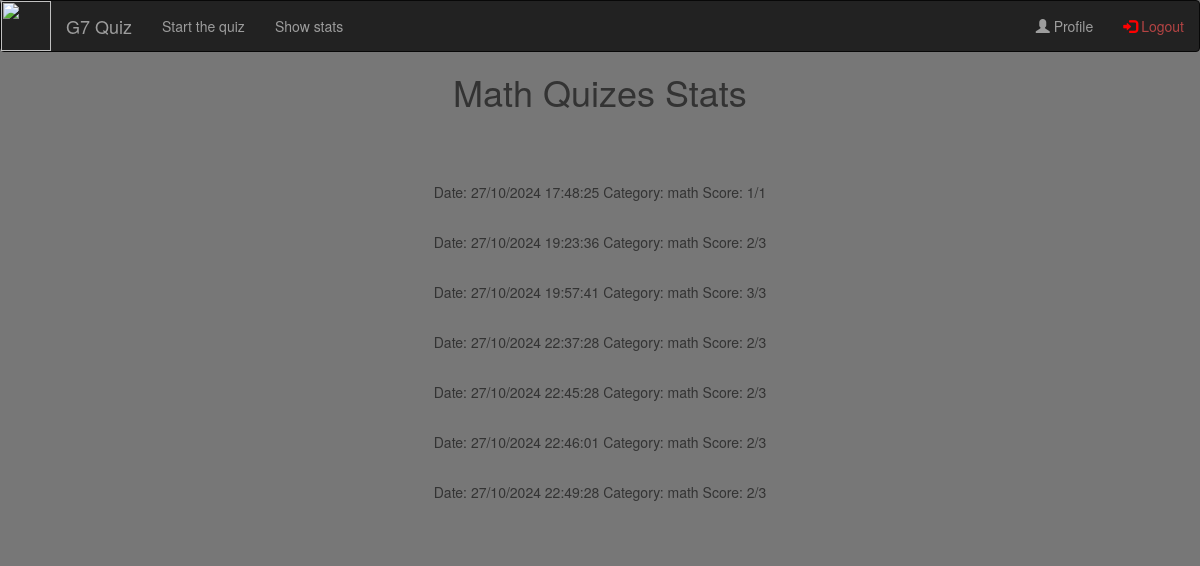
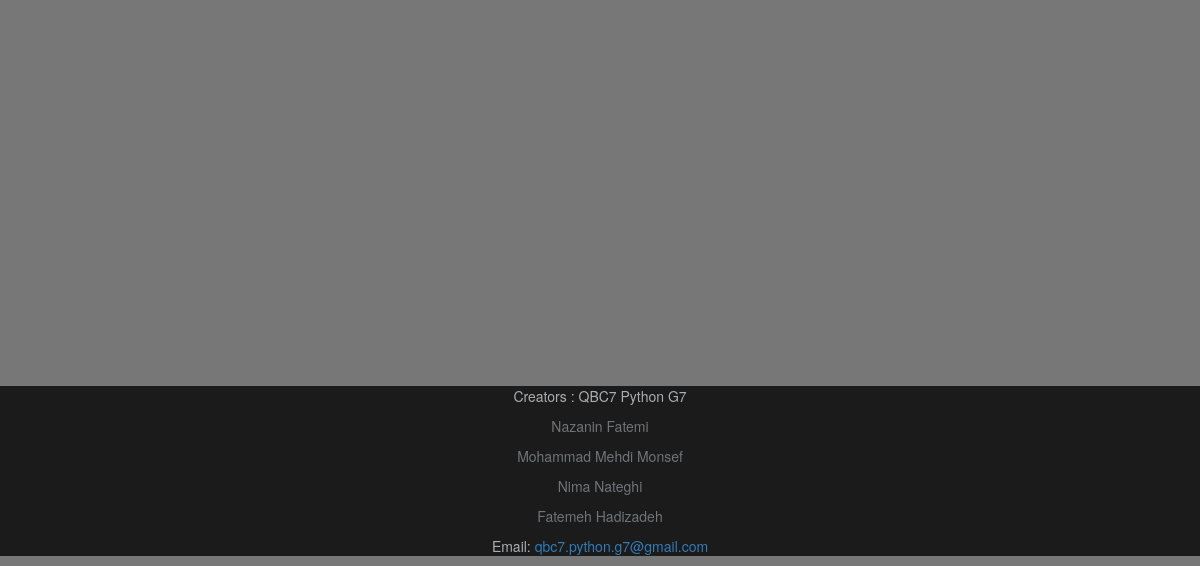
/stats/math (signed in), run on an earlier commit of the app's database (2 pictures, top to bottom).
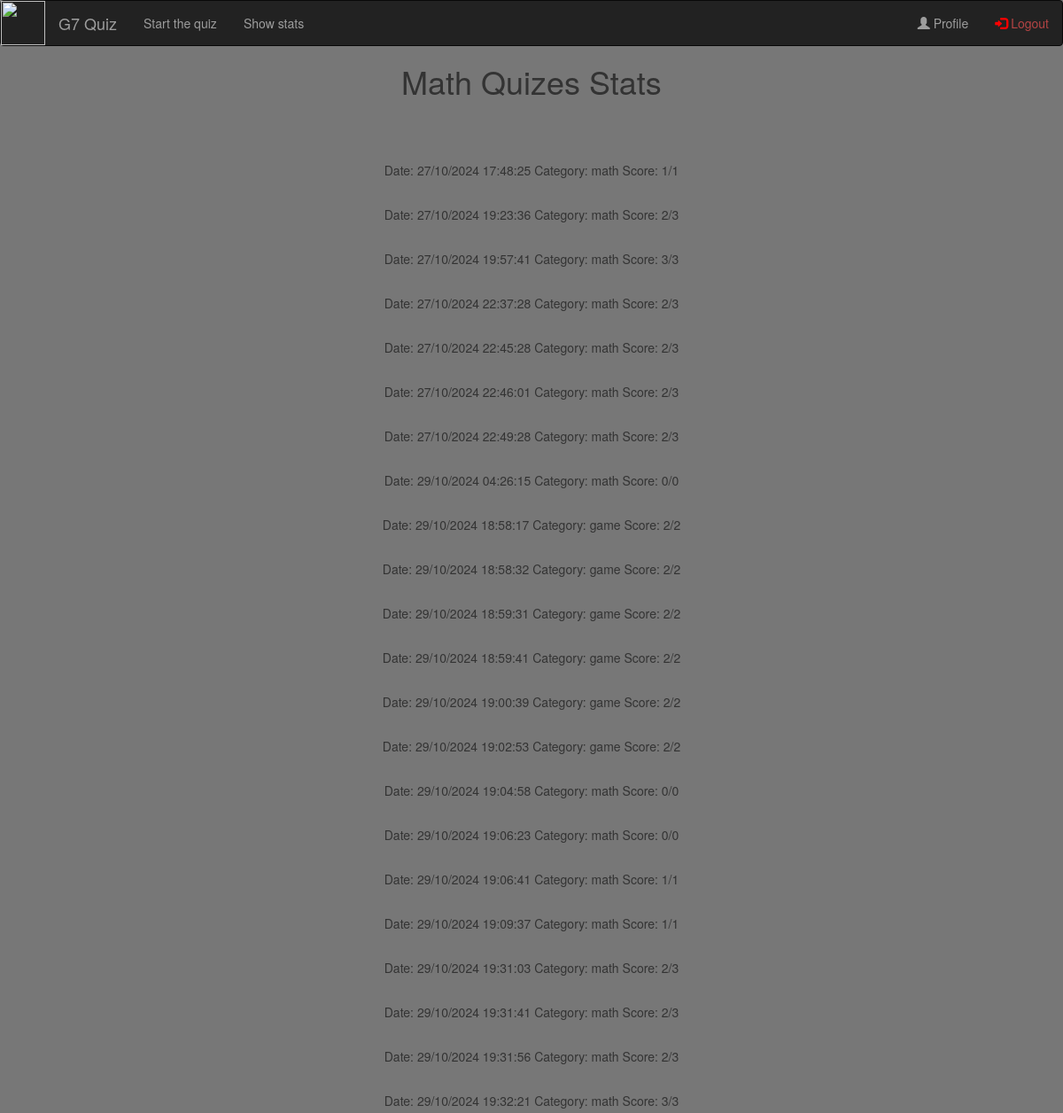
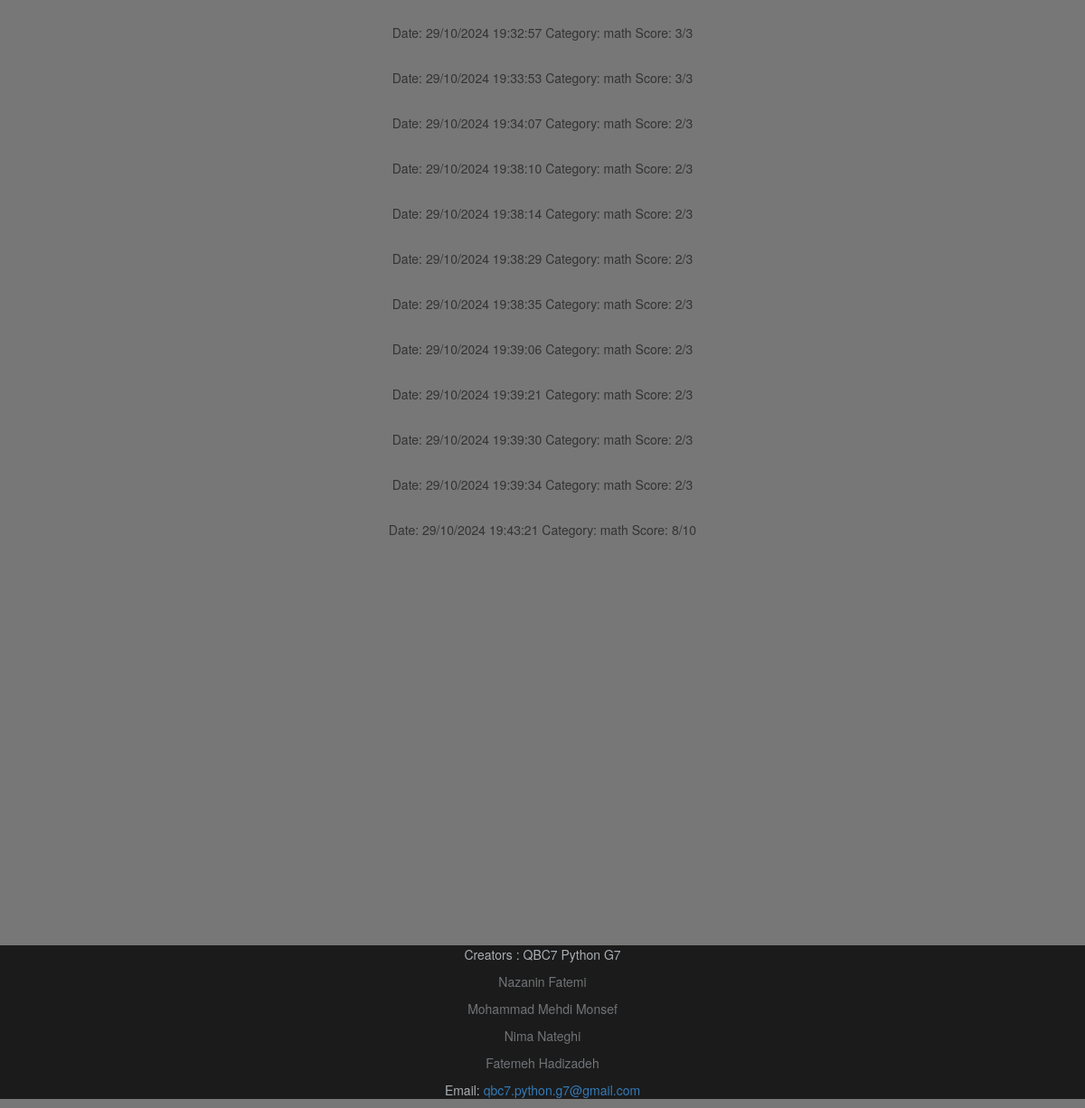
And on a later commit of the database (2 pictures, top to bottom).
### tables this page shows
CREATE TABLE nimanat7 (id INTEGER PRIMARY KEY AUTOINCREMENT,category TEXT NOT NULL,correct TEXT NOT NULL,questions TEXT NOT NULL,date TEXT NOT NULL);

### app.py (the view)
@app.route('/stats/<category>')
def stats(category):
        if session.get("is_admin"):
            flash("Access Denied! Admins cannot access this page.")
            logout_user()
            return redirect(url_for("login"))
        conn = sqlite3.connect("users.db")
        cursor = conn.execute("SELECT * FROM "+current_user.username+"")
        stat=cursor.fetchall()
        conn.close()
        if category!='math' and category!='historical' and category!='game' and category!='soccer' and category!='movie' and category!='general_information':
            return render_template('404.html')
        else:
            category=list(category)
            category[0]=category[0].upper()
            for i,b in enumerate(stat):
                stat[i]=[]
                for l in b:
                    stat[i].append(l)
            return render_template('stats.html', questions=stat,category=(''.join(category)))

### app.py (called while the page is built)
@login_manager.user_loader
def load_user(user_id):
    conn = sqlite3.connect("users.db")
    cursor = conn.cursor()
    cursor.execute("SELECT * FROM users WHERE id = ?", (user_id,))
    user_data = cursor.fetchone()
    conn.close()
    if user_data:
        return User(
            id=user_data[0],
            username=user_data[1],
            password=user_data[2],
            is_admin=user_data[3],
        )
    return None

### templates/stats.html (shortened to what this page needs)
<!doctype html>
{% extends "layout.html" %}
{% block content %}
<html lang="en">
<head>
</head>
<body align='center' style="background-color: #3a3a3ab0;">
    <h1>{{ category }} Quizes Stats</h1>
        <br>
        <br>
        <br>
        {% for question in questions %}
          <p>Date: {{ question.4 }} Category: {{ question.1 }} Score: {{ question.2 }}/{{ question.3 }}</p>
          <br>
        {% endfor %}
</body>
</html>
{% endblock %}
{% block nav %}
  <li><a href="/user_question">Start the quiz</a></li>
  <li><a href="/selectstats">Show stats</a></li>
{% endblock %}

### templates/layout.html (shortened to what this page needs)
<!doctype html>
<link rel="stylesheet" href="https://maxcdn.bootstrapcdn.com/bootstrap/3.4.1/css/bootstrap.min.css">
<nav class="navbar navbar-inverse">
  <img src="https://lh3.googleusercontent.com/a/ACg8ocLzokgrwjbYLjObSLUag1zOHqzi4r1-Z80ClcsRc_bSIedZI6s=s288-c-no" width="50" height="50" alt="" align="left">
    <div class="container-fluid">
      <div class="navbar-header">
        <a class="navbar-brand" style="margin-left: 0px;" >G7 Quiz</a>
      </div>
      <ul class="nav navbar-nav">
        {% block nav %}{% endblock %}
      </ul>
      <ul class="nav navbar-nav navbar-right">
        {% block logout %}<li><a href="/edit_profile"><span class="glyphicon glyphicon-user"></span> Profile</a></li>
        <li><a href="{{ url_for('logout') }}" onclick="return confirm('Do you want Logout from your account?');" style="color: rgb(180, 68, 68);"><span class="glyphicon glyphicon-log-in" style="color: red;"></span> Logout</a></li>{% endblock %}
      </ul>
    </div>
</nav>
{% block content %}
{% endblock %}
<footer align='center' style="background-color: #1b1b1b">
    <p style="color:rgba(240, 248, 255, 0.671)">Creators : QBC7 Python G7</p>
    <p style="color:rgba(240, 248, 255, 0.404)">Nazanin Fatemi</p>
    <p style="color:rgba(240, 248, 255, 0.404)">Mohammad Mehdi Monsef</p>
    <p style="color:rgba(240, 248, 255, 0.404)">Nima Nateghi</p>
    <p style="color:rgba(240, 248, 255, 0.404)">Fatemeh Hadizadeh</p>
    <p style="color:rgba(240, 248, 255, 0.671)">Email: <a href="mailto:qbc7.python.g7@gmail.com">qbc7.python.g7@gmail.com</a></p>
</footer>

What changed in the data, as far as the page shows it:
added nimanat7: date "29/10/2024 04:26:15", category "math", correct "0", questions "0"
added nimanat7: date "29/10/2024 18:58:17", category "game", correct "2", questions "2"
added nimanat7: date "29/10/2024 18:58:32", category "game", correct "2", questions "2"
added nimanat7: date "29/10/2024 18:59:31", category "game", correct "2", questions "2"
added nimanat7: date "29/10/2024 18:59:41", category "game", correct "2", questions "2"
added nimanat7: date "29/10/2024 19:00:39", category "game", correct "2", questions "2"
added nimanat7: date "29/10/2024 19:02:53", category "game", correct "2", questions "2"
added nimanat7: date "29/10/2024 19:04:58", category "math", correct "0", questions "0"
added nimanat7: date "29/10/2024 19:06:23", category "math", correct "0", questions "0"
added nimanat7: date "29/10/2024 19:06:41", category "math", correct "1", questions "1"
added nimanat7: date "29/10/2024 19:09:37", category "math", correct "1", questions "1"
added nimanat7: date "29/10/2024 19:31:03", category "math", correct "2", questions "3"
added nimanat7: date "29/10/2024 19:31:41", category "math", correct "2", questions "3"
added nimanat7: date "29/10/2024 19:31:56", category "math", correct "2", questions "3"
added nimanat7: date "29/10/2024 19:32:21", category "math", correct "3", questions "3"
added nimanat7: date "29/10/2024 19:32:57", category "math", correct "3", questions "3"
added nimanat7: date "29/10/2024 19:33:53", category "math", correct "3", questions "3"
added nimanat7: date "29/10/2024 19:34:07", category "math", correct "2", questions "3"
added nimanat7: date "29/10/2024 19:38:10", category "math", correct "2", questions "3"
added nimanat7: date "29/10/2024 19:38:14", category "math", correct "2", questions "3"
added nimanat7: date "29/10/2024 19:38:29", category "math", correct "2", questions "3"
added nimanat7: date "29/10/2024 19:38:35", category "math", correct "2", questions "3"
added nimanat7: date "29/10/2024 19:39:06", category "math", correct "2", questions "3"
added nimanat7: date "29/10/2024 19:39:21", category "math", correct "2", questions "3"
added nimanat7: date "29/10/2024 19:39:30", category "math", correct "2", questions "3"
added nimanat7: date "29/10/2024 19:39:34", category "math", correct "2", questions "3"
added nimanat7: date "29/10/2024 19:43:21", category "math", correct "8", questions "10"
